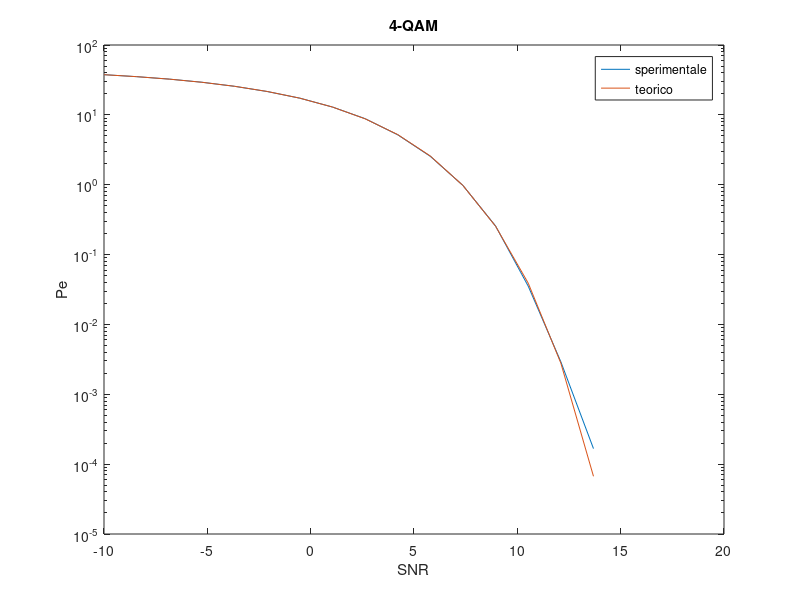
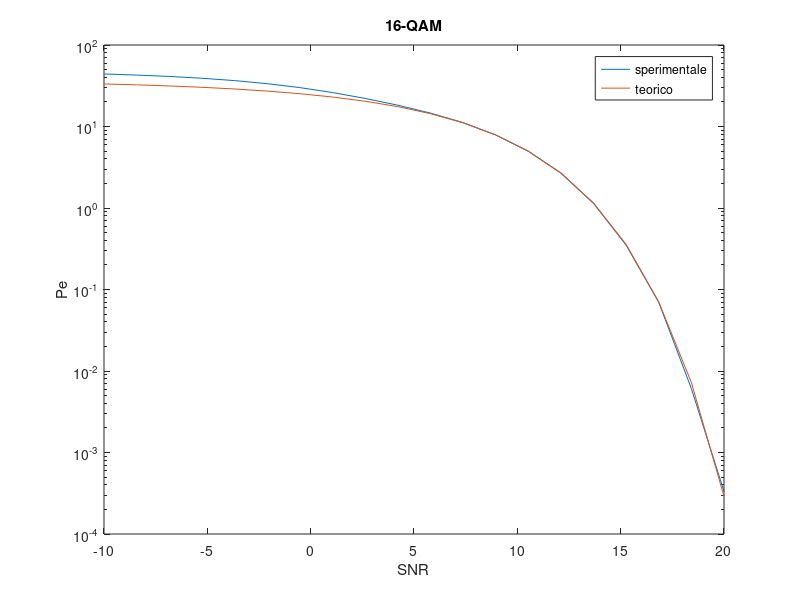
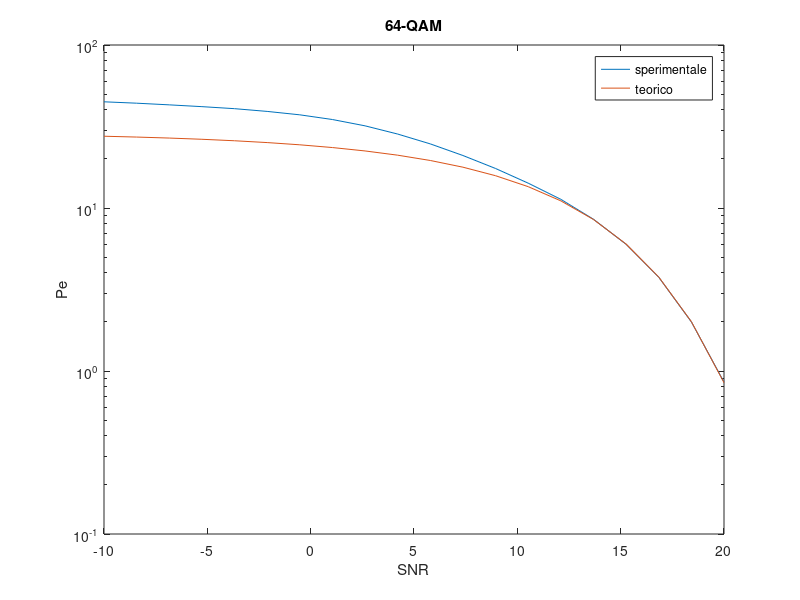

Recreate these plots in MATLAB, in order.
sn = [-10.000000, -8.421053, -6.842105, -5.263158, -3.684211, -2.105263, -0.526316, 1.052632, 2.631579, 4.210526, 5.789474, 7.368421, 8.947368, 10.526316, 12.105263, 13.684211, 15.263158, 16.842105, 18.421053, 20.000000, ];
Ps0 = [37.597500, 35.214250, 32.501417, 29.310583, 25.638833, 21.588333, 17.349000, 12.949083, 8.823333, 5.190667, 2.551083, 0.974333, 0.256500, 0.035333, 0.002917, 0.000167, 0.000000, 0.000000, 0.000000, 0.000000, ];
Pt0 = [37.591482, 35.224405, 32.459858, 29.268439, 25.645318, 21.629716, 17.329992, 12.948311, 8.788794, 5.221173, 2.573843, 0.975288, 0.254441, 0.038997, 0.002793, 0.000067, 0.000000, 0.000000, 0.000000, 0.000000, ];
Ps1 = [44.099750, 42.760583, 41.156583, 39.092500, 36.583125, 33.540708, 30.024000, 26.120167, 22.114292, 18.263875, 14.626500, 11.178042, 7.886833, 4.982875, 2.690917, 1.142583, 0.350958, 0.069792, 0.006083, 0.000333, ];
Pt1 = [33.282641, 32.449256, 31.455033, 30.271690, 28.867964, 27.210820, 25.268016, 23.012891, 20.432458, 17.539930, 14.391991, 11.108378, 7.885378, 4.985755, 2.682381, 1.150056, 0.357589, 0.070396, 0.007215, 0.000290, ];
Ps2 = [44.829083, 43.958194, 42.936222, 41.862556, 40.683611, 39.138528, 37.296417, 34.901861, 31.922806, 28.424778, 24.733083, 20.990778, 17.472444, 14.203111, 11.303417, 8.530250, 5.990972, 3.762611, 2.001222, 0.854944, ];
Pt2 = [27.562045, 27.242826, 26.860455, 26.402690, 25.855104, 25.200824, 24.420351, 23.491555, 22.390019, 21.090015, 19.566588, 17.799376, 15.779077, 13.517386, 11.060601, 8.504817, 6.005868, 3.770020, 2.007862, 0.848643, ];
figure;
 semilogy(sn, Ps0);
hold on;
plot(sn,Pt0);
hold off;
title('4-QAM');legend('sperimentale','teorico');xlabel('SNR');ylabel('Pe');
%print(gcf, '4QAM', '-dpng', '-r300');
figure;
 semilogy(sn, Ps1);
hold on;
plot(sn,Pt1);
hold off;
title('16-QAM');legend('sperimentale','teorico');xlabel('SNR');ylabel('Pe');
%print(gcf, '16QAM', '-dpng', '-r300');
figure;
 semilogy(sn, Ps2);
hold on;
plot(sn,Pt2);
hold off;
title('64-QAM');legend('sperimentale','teorico');xlabel('SNR');ylabel('Pe');
%print(gcf, '64QAM', '-dpng', '-r300');